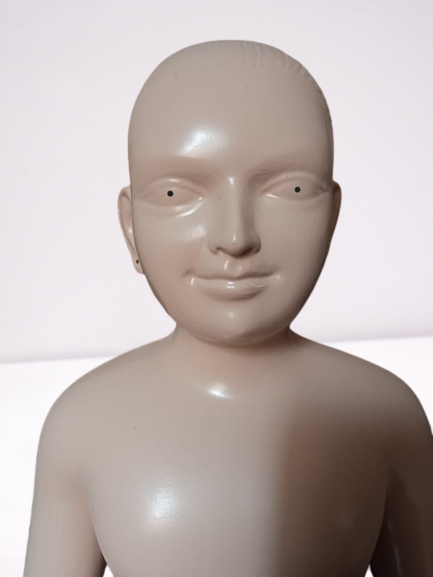
#> input picture data/dottedimg2.png, 433 x 577 px
$ jupyter execute blacks_dots.ipynb
#> lines starting #> are read from the running program, lines starting #| are printed output that depends on the picture; after the words box and inside, x2 and y2 are one past the last pixel; in counts of white or black regions, pixels touching at a corner belong together
[cell 1]
import cv2
import numpy as np

[cell 2]
face_cascade = cv2.CascadeClassifier(cv2.data.haarcascades + 'haarcascade_frontalface_default.xml')

[cell 3]
image = cv2.imread("data/dottedimg2.png")
#> image is the input picture: shape (577, 433, 3); mean B, G, R 173.8, 176.7, 188.4
gray = cv2.cvtColor(image, cv2.COLOR_BGR2GRAY)
# gray = image

[cell 4]
import matplotlib.pyplot as plt
plt.imshow(image)

[cell 5]
faces = face_cascade.detectMultiScale(gray, scaleFactor=1.1, minNeighbors=5, minSize=(30, 30))
#> faces = [[119, 98, 223, 223]]

[cell 6]
for (x, y, w, h) in faces:
    # print(f"FACE FOUND {x} {y} {w} {h}")
    # face_roi = gray[y:y+h, x:x+w]  # Extract the region of interest for the face
    face_roi = gray[y:y+(h*10//18), x:x+w]  # Extract the region of interest for the face

    # Apply a threshold to the face region to create a binary image with black dots represented as white pixels
    _, binary_image = cv2.threshold(face_roi, 45, 100, cv2.THRESH_BINARY_INV)

    # Find contours in the binary image
    contours, _ = cv2.findContours(binary_image, cv2.RETR_EXTERNAL, cv2.CHAIN_APPROX_SIMPLE)

    # Iterate over the contours and filter out the small ones (if needed)
    min_contour_area = 10  # Minimum size of the contour to consider
    filtered_contours = [contour for contour in contours if cv2.contourArea(contour) > min_contour_area]

    # Get the center coordinates of each contour
    dot_centers = []
    for contour in filtered_contours:
        M = cv2.moments(contour)
        cx = int(M["m10"] / M["m00"])
        cy = int(M["m01"] / M["m00"])
        dot_centers.append((cx + x, cy + y))  # Add the face offset to the center coordinates

    # Draw a circle around each black dot on the face
    for center in dot_centers:
        cv2.circle(image, center, radius=3, color=(0, 0, 255), thickness=2)
#> this loop made 1 pass
#> (x, y, w, h, contours, min_contour_area, filtered_contours) on pass 1: (119, 98, 223, 223, 3 contours, all with area under 20, 10, 2 contours, all with area under 20)
#> pass 1, `face_roi = gray[y:y+(h*10//18), x:x+w]`:
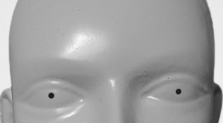
#> face_roi: shape (123, 223); min 25, max 248, mean 159.8
#> pass 1, `_, binary_image = cv2.threshold(face_roi, 45, 100, cv2.THRESH_BINARY_I..`:
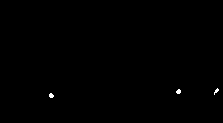
#> binary_image: shape (123, 223); values 0 (black) and 100 (white), 0.2% white in thin lines or dots, all inside (x1, y1, x2, y2) = (49, 88, 219, 98)
#> after the loop: image: shape (577, 433, 3); 0.05% of pixels changed, all inside (x1, y1, x2, y2) = (165, 185, 302, 198)

$ run again, with data/dottedimg3.png copied over data/dottedimg2.png
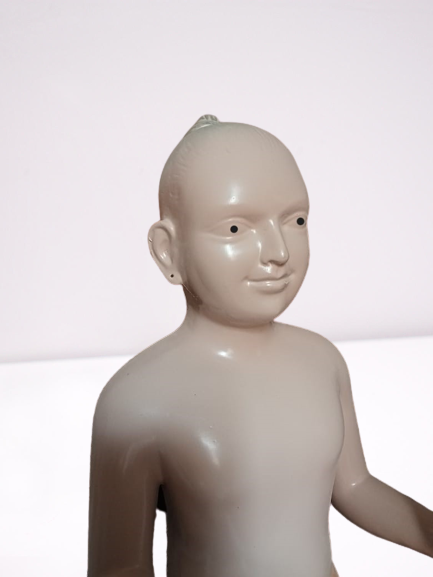
#> input picture data/dottedimg3.png, 433 x 577 px
#> image is the input picture: shape (577, 433, 3); mean B, G, R 198.8, 199.3, 207.8
#> faces = [[173, 164, 153, 153]]
#> the loop `for (x, y, w, h) in faces: # print(f"FACE FOUND {x} {y} {w} {h}")` made 1 pass
#> (x, y, w, h, min_contour_area) on pass 1: (173, 164, 153, 153, 10)
#> pass 1, `face_roi = gray[y:y+(h*10//18), x:x+w]`:
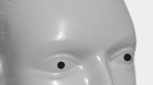
#> face_roi: shape (85, 153); min 26, max 251, mean 176.2
#> pass 1, `_, binary_image = cv2.threshold(face_roi, 45, 100, cv2.THRESH_BINARY_I..`:
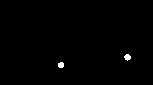
#> binary_image: shape (85, 153); values 0 (black) and 100 (white), 0.5% white; 2 white regions, box (x1, y1, x2, y2) and area: (124, 54, 131, 61) 34, (58, 62, 64, 68) 31

$ run again, with data/dottedimg1.jpg saved as data/dottedimg2.png
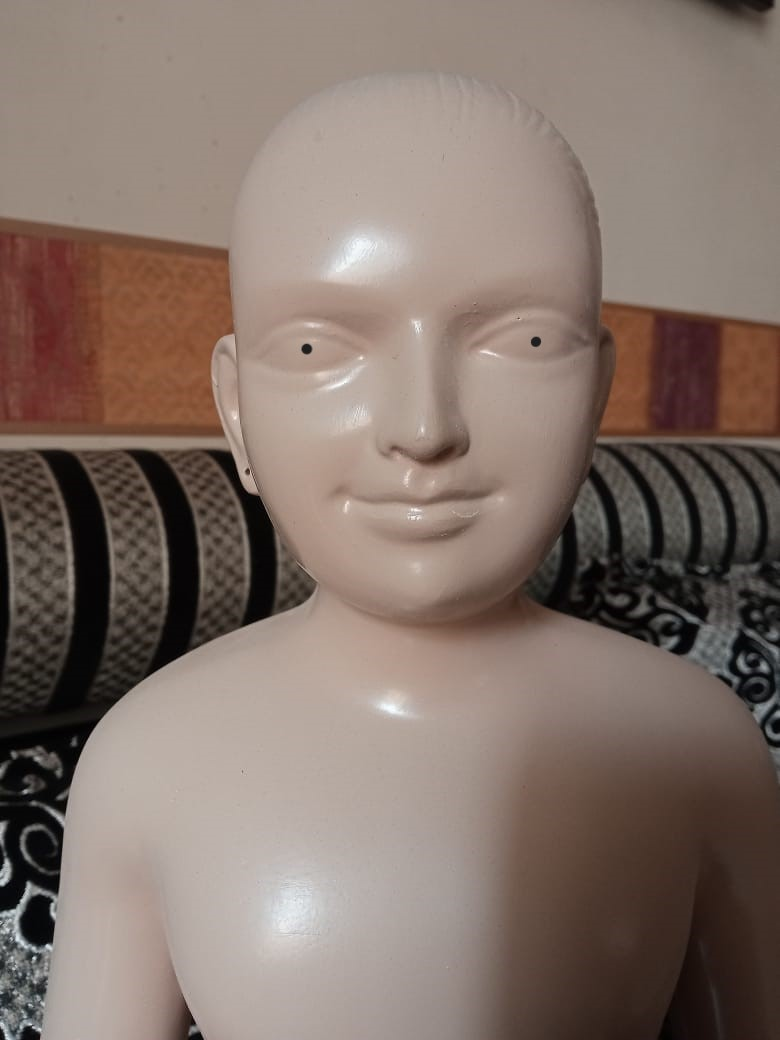
#> input picture data/dottedimg1.jpg, 780 x 1040 px
#> image is the input picture: shape (1040, 780, 3); mean B, G, R 106.4, 115.1, 131.6
#> `gray = cv2.cvtColor(image, cv2.COLOR_BGR2GRAY)`:
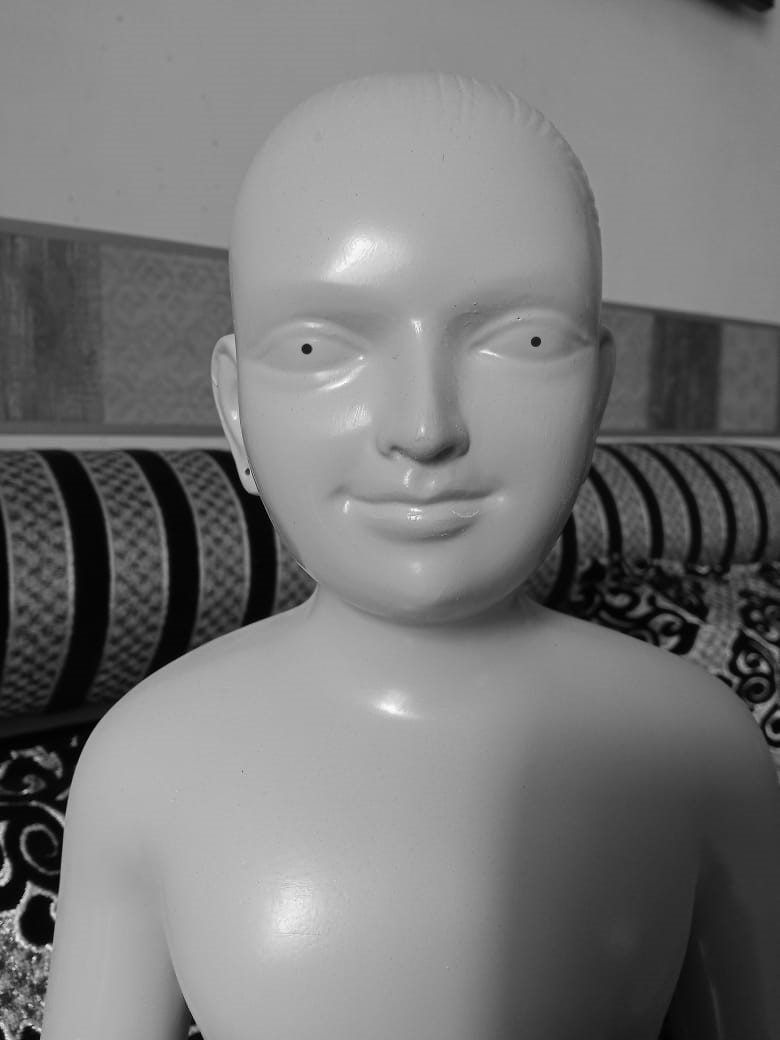
#> gray: shape (1040, 780); min 0, max 254, mean 119
#> faces = [[210, 167, 416, 416]]
#> the loop `for (x, y, w, h) in faces: # print(f"FACE FOUND {x} {y} {w} {h}")` made 1 pass
#> (x, y, w, h, min_contour_area) on pass 1: (210, 167, 416, 416, 10)
#> pass 1, `face_roi = gray[y:y+(h*10//18), x:x+w]`:
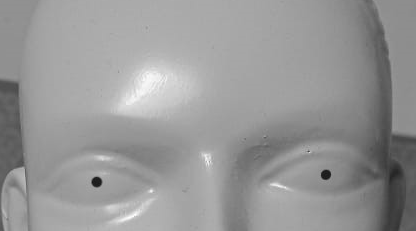
#> face_roi: shape (231, 416); min 23, max 254, mean 151.2
